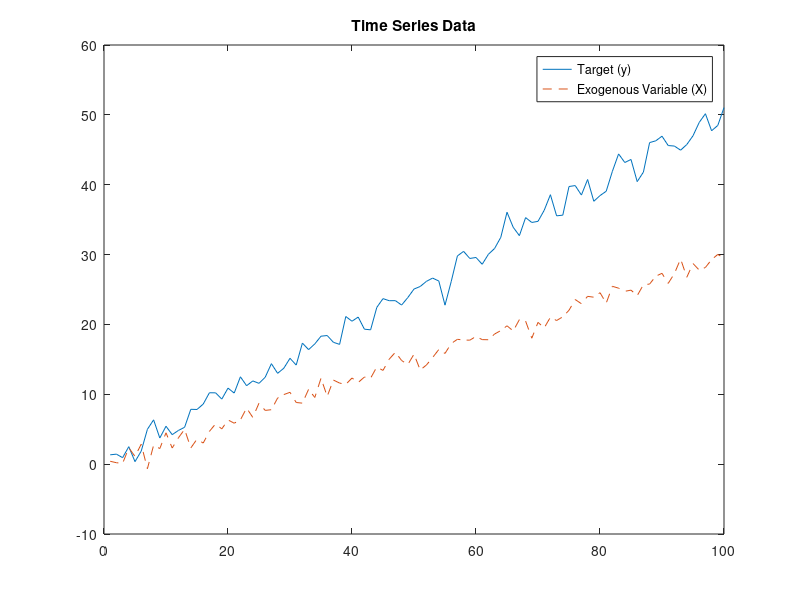
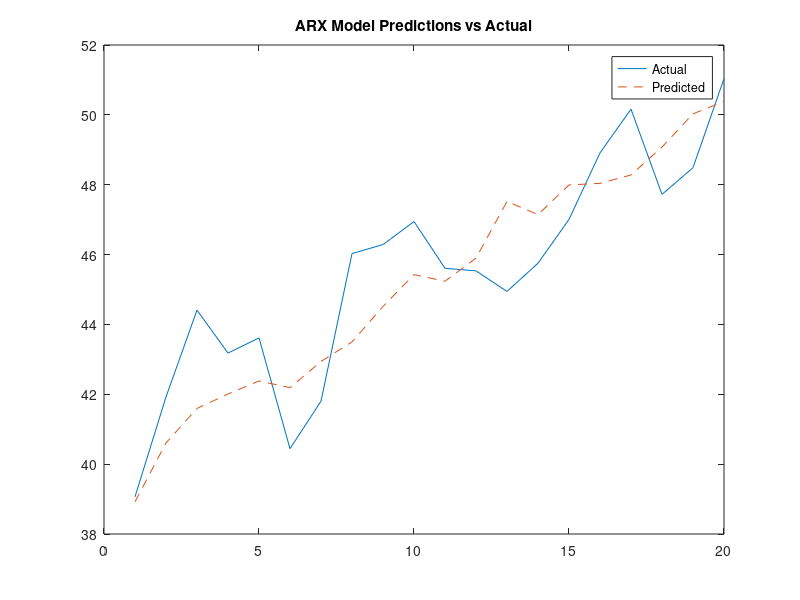

Here is the MATLAB script that generated these plots, in order:
clear;clc;close all;

% 设置随机种子
rng(42);

% 时间序列长度
n = 100;

% 生成目标时间序列 y
time = (1:n)';
y = 0.5 * time + sin(time) + randn(n, 1);

% 生成外生变量 X
X = 0.3 * time + randn(n, 1);

% y = randn(n, 1);
% X = randn(n, 1);

% 可视化数据
figure;
plot(y, 'DisplayName', 'Target (y)');
hold on;
plot(X, '--', 'DisplayName', 'Exogenous Variable (X)');
legend;
title('Time Series Data');
hold off;

% 将前80个数据点作为训练集，后20个数据点作为测试集
train_size = floor(0.8 * n);
y_train = y(1:train_size);
X_train = X(1:train_size);
y_test = y(train_size+1:end);
X_test = X(train_size+1:end);

% 自回归阶数
p = 1;

% 构建设计矩阵 Z
y_lag = y_train(1:end-1);    % 自回归项 y_{t-1}
X_lag = X_train(2:end);      % 外生变量 X_t

% 构建设计矩阵（每行包含 [y_{t-1}, X_t]）
Z = [y_lag, X_lag];

% 构建目标向量（去掉第一个数据点，因为没有 y_{t-1}）
y_target = y_train(2:end);

% 使用最小二乘法拟合 ARX 模型的系数
coefficients = Z \ y_target;

% 显示拟合得到的系数
fprintf('AR coefficient (alpha): %.4f\n', coefficients(1));
fprintf('Exogenous variable coefficient (beta): %.4f\n', coefficients(2));

% 使用测试集数据进行预测
y_pred = zeros(length(y_test), 1);

% 使用最后一个训练集的点作为初始自回归项
y_pred(1) = coefficients(1) * y_train(end) + coefficients(2) * X_test(1);

% 对测试集中的每一个点进行预测
for t = 2:length(y_test)
    y_pred(t) = coefficients(1) * y_pred(t-1) + coefficients(2) * X_test(t);
end

% 计算均方误差（MSE）
mse = mean((y_test - y_pred).^2);
fprintf('Mean Squared Error: %.4f\n', mse);

% 可视化预测结果
figure;
plot(y_test, 'DisplayName', 'Actual');
hold on;
plot(y_pred, '--', 'DisplayName', 'Predicted');
legend;
title('ARX Model Predictions vs Actual');
hold off;
